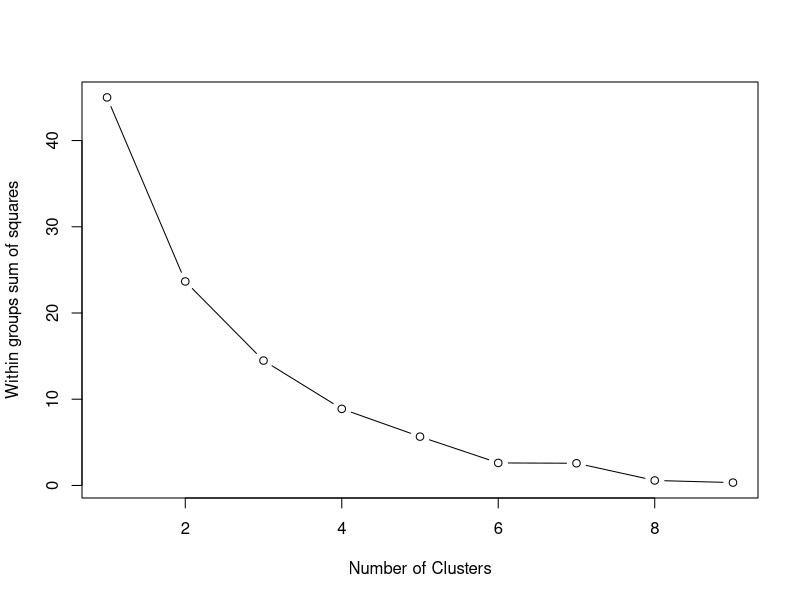
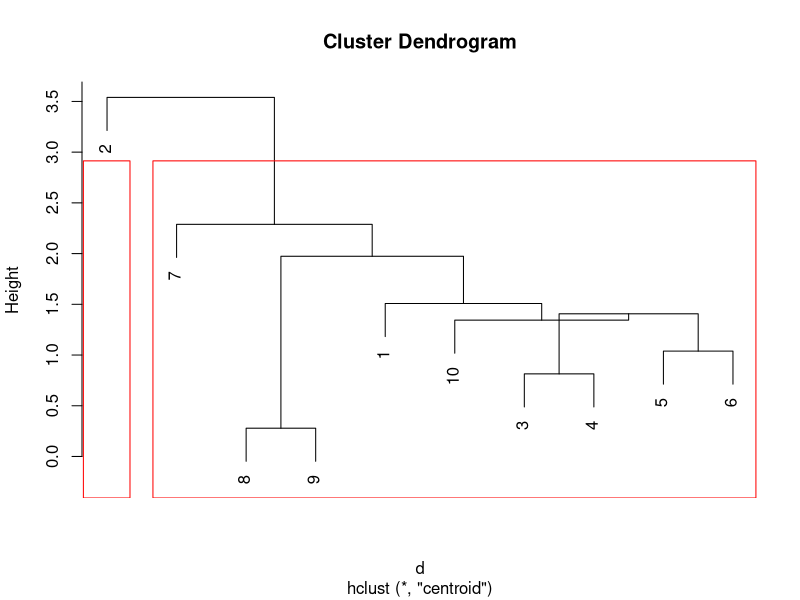

Recreate these plots in R, in order.
## ---- chunk 1
knitr::opts_chunk$set(echo = TRUE)
## ---- chunk 2
library(tidyverse)
## ---- chunk 3
(cdat = read.csv('data/ch08p19-discriminant-analysis.csv', header = TRUE, stringsAsFactors = FALSE))
## ---- chunk 4
(cdat_scaled <- scale(cdat[sapply(cdat, is.numeric)])) # standardize variables
## ---- chunk 5
nrow_dat <- nrow(cdat_scaled)
wss <- (nrow_dat - 1)*sum(apply(cdat_scaled, 2, var))

for (i in 2:(nrow_dat-1)){
  wss[i] <- sum(kmeans(cdat_scaled, centers = i)$withinss)
}

plot(1:(nrow_dat-1), wss, type="b", xlab="Number of Clusters", ylab="Within groups sum of squares")
## ---- chunk 6
# Ward Hierarchical Clustering
d <- dist(cdat_scaled, method = "euclidean") # distance matrix
fit_cl <- hclust(d, method = "centroid") 
## ---- chunk 7
plot(fit_cl) # display dendogram
groups <- cutree(fit_cl, k=2) # cut tree into 5 clusters
# draw dendogram with red borders around the 5 clusters 
rect.hclust(fit_cl, k=2, border="red")
